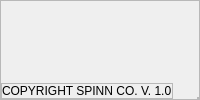
        <widget class="QFrame" name="footer_frame">
         <property name="frameShape">
          <enum>QFrame::StyledPanel</enum>
         </property>
         <property name="frameShadow">
          <enum>QFrame::Raised</enum>
         </property>
         <layout class="QHBoxLayout" name="horizontalLayout_6">
          <property name="spacing">
           <number>0</number>
          </property>
          <property name="leftMargin">
           <number>0</number>
          </property>
          <property name="topMargin">
           <number>0</number>
          </property>
          <property name="rightMargin">
           <number>0</number>
          </property>
          <property name="bottomMargin">
           <number>0</number>
          </property>
          <item alignment="Qt::AlignBottom">
           <widget class="QFrame" name="frame_10">
            <property name="frameShape">
             <enum>QFrame::StyledPanel</enum>
            </property>
            <property name="frameShadow">
             <enum>QFrame::Raised</enum>
            </property>
            <layout class="QVBoxLayout" name="verticalLayout_5">
             <property name="spacing">
              <number>0</number>
             </property>
             <property name="leftMargin">
              <number>0</number>
             </property>
             <property name="topMargin">
              <number>0</number>
             </property>
             <property name="rightMargin">
              <number>0</number>
             </property>
             <property name="bottomMargin">
              <number>0</number>
             </property>
             <item>
              <widget class="QLabel" name="label_10">
               <property name="text">
                <string>COPYRIGHT SPINN CO. V. 1.0</string>
               </property>
              </widget>
             </item>
            </layout>
           </widget>
          </item>
          <item alignment="Qt::AlignRight|Qt::AlignBottom">
           <widget class="QFrame" name="frame_13">
            <property name="frameShape">
             <enum>QFrame::StyledPanel</enum>
            </property>
            <property name="frameShadow">
             <enum>QFrame::Raised</enum>
            </property>
            <layout class="QVBoxLayout" name="verticalLayout_3">
             <property name="spacing">
              <number>0</number>
             </property>
             <property name="leftMargin">
              <number>0</number>
             </property>
             <property name="topMargin">
              <number>0</number>
             </property>
             <property name="rightMargin">
              <number>0</number>
             </property>
             <property name="bottomMargin">
              <number>0</number>
             </property>
             <item>
              <widget class="QFrame" name="SIZE_GRIP">
               <property name="frameShape">
                <enum>QFrame::StyledPanel</enum>
               </property>
               <property name="frameShadow">
                <enum>QFrame::Raised</enum>
               </property>
              </widget>
             </item>
            </layout>
           </widget>
          </item>
         </layout>
        </widget>
